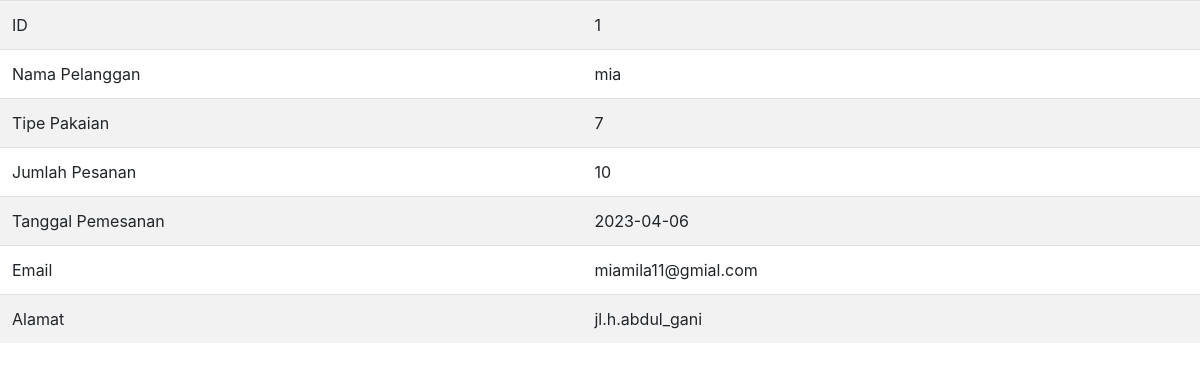
The app's page /backend/pages/pesanan/view_pesanan.php?id=1 with its own data.
### tables this page shows
CREATE TABLE `pesanan` (
  `id` int(11) NOT NULL,
  `nama` varchar(35) NOT NULL,
  `tanggal` date DEFAULT NULL,
  `pakaian_id` int(45) DEFAULT NULL,
  `jumlah_pesanan` int(11) DEFAULT NULL,
  `email` varchar(35) NOT NULL,
  `alamat` varchar(35) NOT NULL
);

### backend/pages/pesanan/view_pesanan.php (the view, shortened to what this page needs)
<!DOCTYPE html>
<html lang="en">
<head>
    <link rel="stylesheet" href="https://stackpath.bootstrapcdn.com/bootstrap/4.1.3/css/bootstrap.min.css">
    <link rel="stylesheet" href="https://maxcdn.bootstrapcdn.com/font-awesome/4.7.0/css/font-awesome.min.css">
</head>
<body>
<?php
require_once '../../database/dbkoneksi.php';
?>
<?php
    $_id = $_GET['id'];
    $sql = "SELECT * FROM pesanan WHERE id=?";
    $st = $dbh->prepare($sql);
    $st->execute([$_id]);
    $row = $st->fetch();
?>
<table class="table table-striped">
    <tbody>
        <tr><td>ID</td><td><?=$row['id']?></td></tr>
        <tr>  <td>Nama Pelanggan </td><td><?=$row['nama']?></td></tr>
        <tr>   <td>Tipe Pakaian</td><td><?=$row['pakaian_id']?></td></tr>
        <tr>   <td>Jumlah Pesanan</td><td><?=$row['jumlah_pesanan']?></td></tr>
        <tr>   <td>Tanggal Pemesanan</td><td><?=$row['tanggal']?></td></tr>
        <tr>   <td>Email</td><td><?=$row['email']?></td></tr>
        <tr>   <td>Alamat</td><td><?=$row['alamat']?></td></tr>
    </tbody>
</table>
</body>
</html>

### records on screen
pesanan: id "1", nama "mia", pakaian "7", jumlah_pesanan "10", tanggal "2023-04-06", email "miamila11@gmial.com", alamat "jl.h.abdul_gani"
